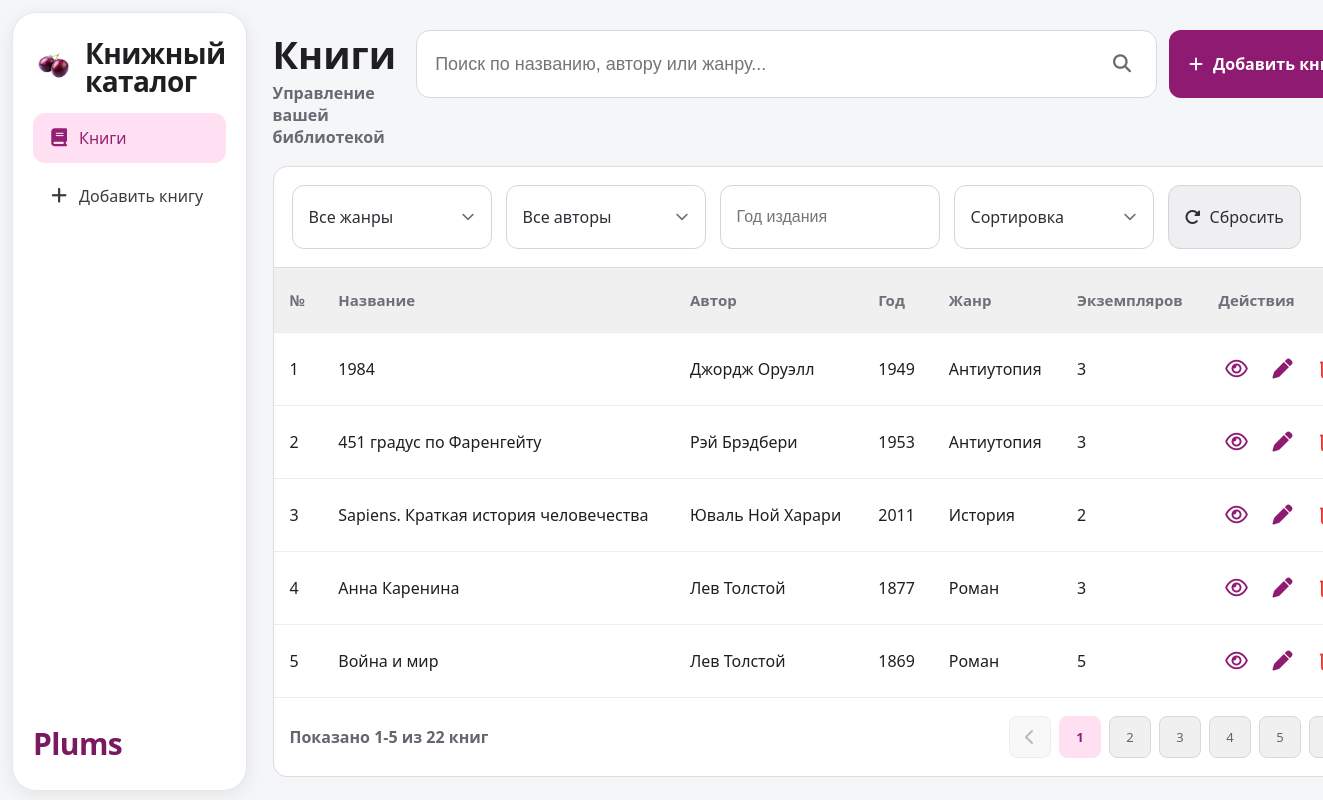
/, run on an earlier commit of the app's database.
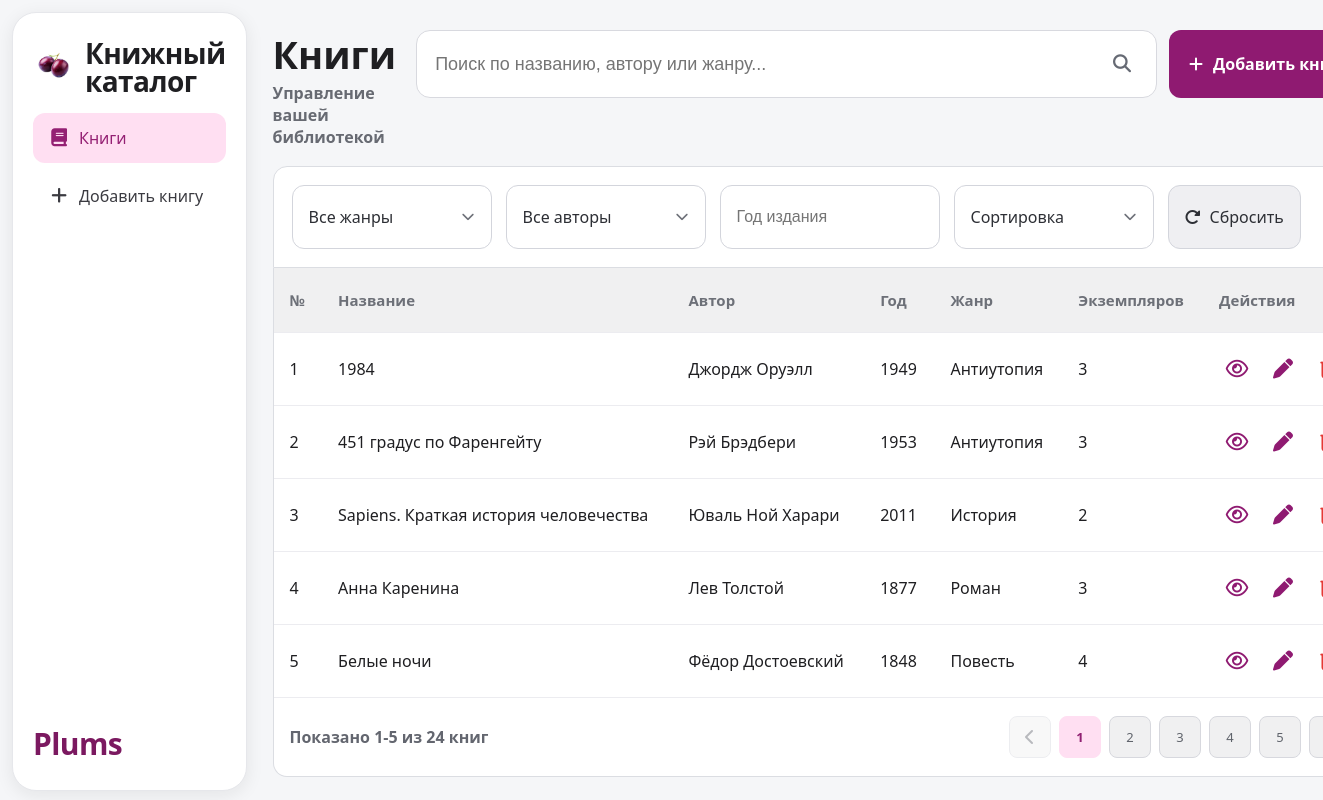
And on a later commit of the database.
### tables this page shows
CREATE TABLE books (
                id INTEGER PRIMARY KEY AUTOINCREMENT,
                title TEXT NOT NULL,
                author TEXT NOT NULL,
                year INTEGER NOT NULL,
                genre TEXT NOT NULL,
                copies INTEGER NOT NULL DEFAULT 0
            , description TEXT NOT NULL DEFAULT '');

### app.py (the view)
@app.get("/")
def index():
    return render_template("index.html", **build_index_context(request.args))

### app.py (called while the page is built)
@app.template_global()
def filter_url(endpoint: str, filter_query: dict | None = None, **kwargs: Any) -> str:
    params: Dict[str, Any] = dict(filter_query or {})
    params.update(kwargs)
    return url_for(endpoint, **params)

def _ensure_data_dir() -> None:
    DB_FILE.parent.mkdir(parents=True, exist_ok=True)

def get_connection() -> sqlite3.Connection:
    _ensure_data_dir()
    conn = sqlite3.connect(DB_FILE)
    conn.row_factory = sqlite3.Row
    return conn

def _ensure_description_column(conn: sqlite3.Connection) -> None:
    columns = {row["name"] for row in conn.execute("PRAGMA table_info(books)")}
    if "description" not in columns:
        conn.execute("ALTER TABLE books ADD COLUMN description TEXT NOT NULL DEFAULT ''")

def _ensure_copies_table(conn: sqlite3.Connection) -> None:
    conn.execute(
        """
        CREATE TABLE IF NOT EXISTS book_copies (
            id INTEGER PRIMARY KEY AUTOINCREMENT,
            book_id INTEGER NOT NULL,
            copy_num INTEGER NOT NULL,
            inventory_no TEXT NOT NULL,
            status TEXT NOT NULL DEFAULT 'available',
            issued_at TEXT,
            UNIQUE(book_id, copy_num)
        )
        """
    )

### templates/index.html (shortened to what the changed rows need)
{% extends "base.html" %}
{% block content %}
<div class="desktop-only">
  <div class="top-bar">
    <div class="top-title">
      <h1>Книги</h1>
    </div>
  </div>
</div>
<div class="table-container desktop-only">
  {% if books %}
  <table>
    <thead>
      <tr>
        <th>№</th>
        <th>Название</th>
        <th>Автор</th>
        <th>Год</th>
        <th>Жанр</th>
        <th>Экземпляров</th>
        <th>Действия</th>
      </tr>
    </thead>
    <tbody>
      {% for book in books %}
      <tr>
        <td>{{ pagination.start + loop.index0 }}</td>
        <td>{{ book.title }}</td>
        <td>{{ book.author }}</td>
        <td>{{ book.year }}</td>
        <td>{{ book.genre }}</td>
        <td>{{ book.copies }}</td>
        <td class="actions">
          <a href="{{ filter_url('view_book', filter_query, book_id=book.id) }}" title="Просмотр"><i class="fa-regular fa-eye"></i></a>
          <a href="{{ filter_url('edit_book', filter_query, book_id=book.id) }}" title="Редактировать"><i class="fa-solid fa-pen"></i></a>
          <a href="{{ filter_url('confirm_delete_book', filter_query, book_id=book.id) }}" title="Удалить" class="delete-link"><i class="fa-regular fa-trash-can"></i></a>
        </td>
      </tr>
      {% endfor %}
    </tbody>
  </table>
  <div class="pagination">
    <span>Показано {{ pagination.start }}-{{ pagination.end }} из {{ pagination.total_books }} книг</span>
    <div class="pages">
      {% if pagination.has_prev %}
      <a href="{{ filter_url('index', filter_query, page=pagination.page - 1) }}">
        <i class="fa-solid fa-chevron-left"></i>
      </a>
      {% else %}
      <span class="page-disabled"><i class="fa-solid fa-chevron-left"></i></span>
      {% endif %}
      {% for p in range(1, pagination.total_pages + 1) %}
      <a href="{{ filter_url('index', filter_query, page=p) }}" class="{% if p == pagination.page %}active-page{% endif %}">
        {{ p }}
      </a>
      {% endfor %}
      {% if pagination.has_next %}
      <a href="{{ filter_url('index', filter_query, page=pagination.page + 1) }}">
      </a>
      {% else %}
      <span class="page-disabled"><i class="fa-solid fa-chevron-right"></i></span>
      {% endif %}
    </div>
  </div>
  {% endif %}
</div>
{% endblock %}

What changed in the data, as far as the page shows it:
no longer on this page (row unchanged): books: pagination.start+loop.index0 "5", title "Война и мир", author "Лев Толстой", year "1869", genre "Роман", copies "5"
added books: start "5", title "Белые ночи", author "Фёдор Достоевский", year "1848", genre "Повесть", copies "4"
Also different on the page:
{{ pagination.total_books }}: "22" → "24"
